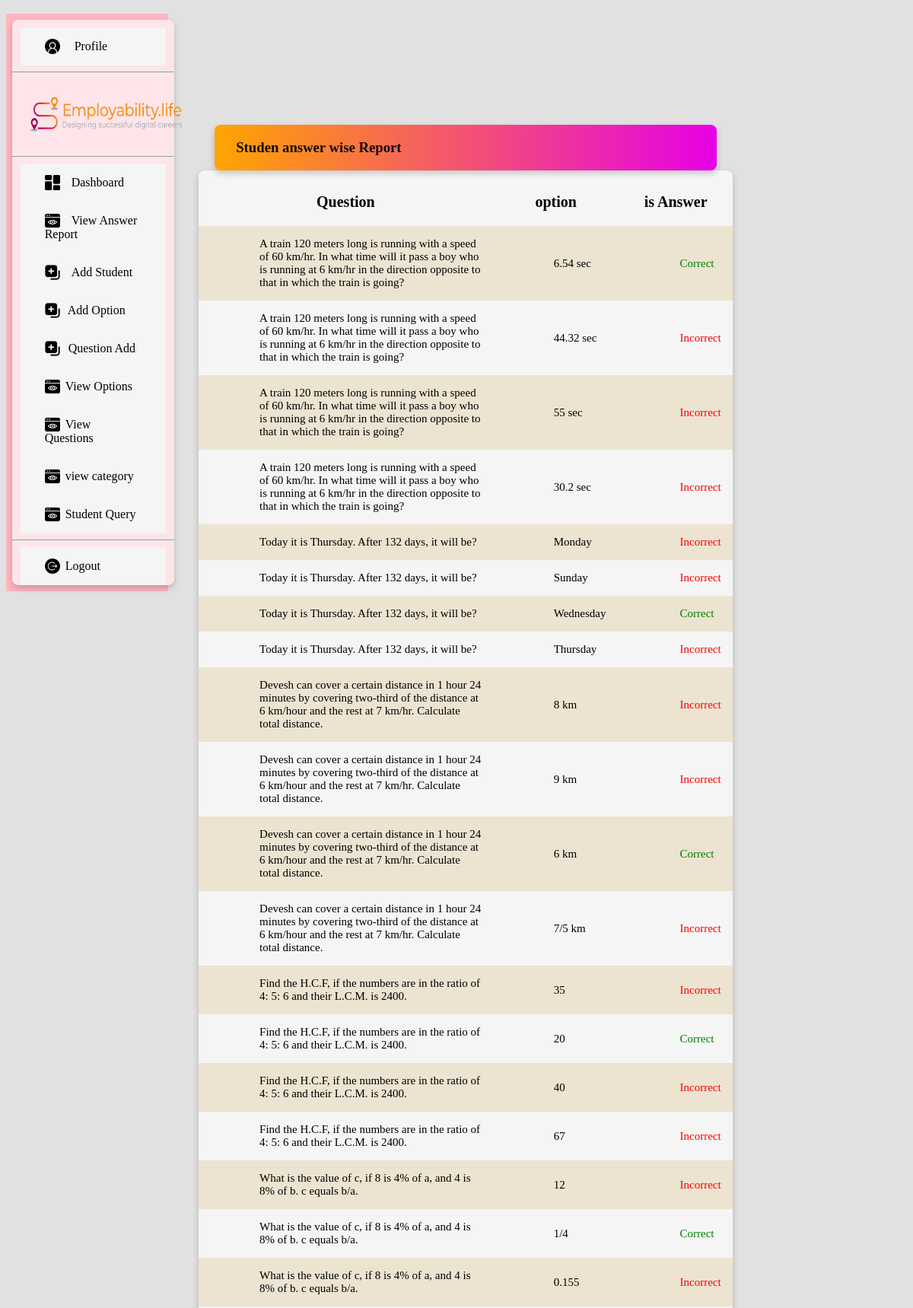
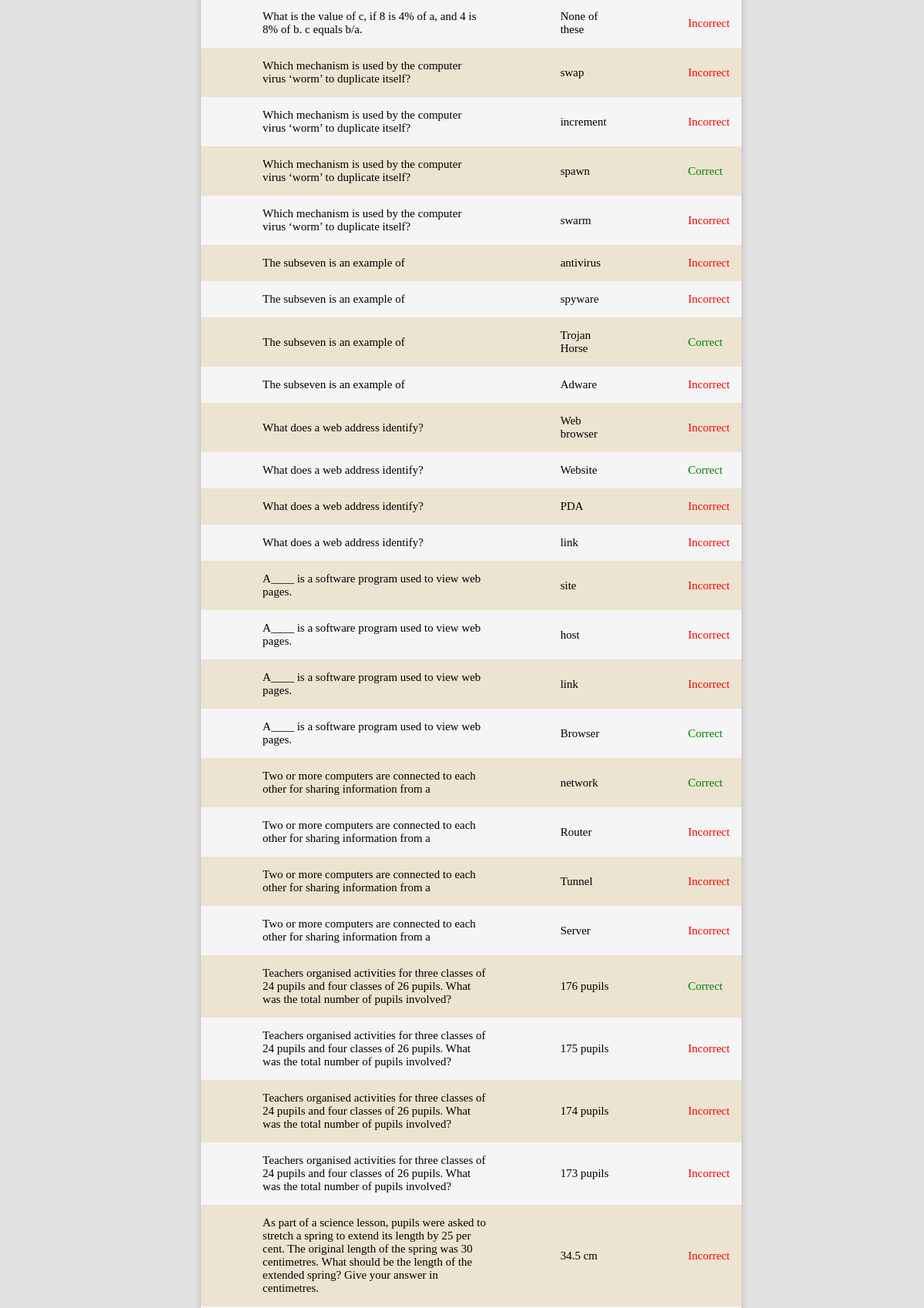
The page /viewoption/ (upper part) on the database its author committed (2 pictures, top to bottom).
### quiz/models.py (models this page shows, shortened)
class Option(models.Model):
    question=models.ForeignKey(question, on_delete=models.CASCADE, null=True, default="")
    option_title=models.CharField(max_length=1000)
    is_answer=models.BooleanField(default=False)

class question(models.Model):
    categoryName=models.ForeignKey(Testcategory, on_delete=models.CASCADE, null=True, default="")
    question=models.TextField(max_length=1000)
    def __str__(self):
        return self.question

### quiz/views.py (the view)
# urls.py: path('viewoption/',view_option,name='viewoption'),
def view_option(request):
    obj=Option.objects.all()
    return render(request,'viewoption.html',{'obj':obj})

### quiz/templates/viewoption.html (shortened to what this page needs)
{% extends 'admin_base.html' %}
{% load static %}
{% block content %}
<div class="bgimg">
<div class="stdreportdrd">
    <div class="dashboard">
        <div class="card table viewoptiontbl">
            <div class="card viewoption">
                <h3 style="font-weight: bold;">&nbsp &nbsp &nbsp Studen answer wise Report</h3>
            </div>
            <table>
                <tr>
                    <th>Question</th>
                    <th>option</th>
                    <th>is Answer</th>
                </tr>
                {% for i in obj %}
                <tr>
                    <td>{{i.question}}</td>
                    <td>{{i.option_title}}</td>
                    {% if i.is_answer %}
                    <td style="color: green;">Correct</td>
                    {% else%}
                    <td style="color: red;">Incorrect</td>
                    {% endif %}
                </tr>
                {% endfor %}
            </table>
        </div>
    </div>
        {% endblock %}

### quiz/static/css/demo.css (style rules this page uses)
* { box-sizing: border-box; }
body { background-color: #d1cece9c; }
.card { background-color: whitesmoke; box-shadow: 0 4px 8px 0 rgba(0, 0, 0, 0.2); transition: 0.3s; border-radius: 8px; }
th { padding-top: 30px; padding-bottom: 20px; font-size: 20px; ; }
td { text-align: start; padding-top: 15px; padding-right: 15px; padding-bottom: 15px; padding-left: 80px; font-size: 15px; }
.table { position: absolute; width: 97%; top: 10%; margin-top: 150px; }
.dashboard { position: relative; float: left; padding: 20px; width: 82%; height: 300px; }
table { border-collapse: collapse; width: 100%; padding-top: 20PX; }
tr:nth-child(even) { background-color: rgb(236, 227, 209); }
.viewoption { position: absolute; left: 3%; bottom: 100%; height: 60px; width: 94%; background: linear-gradient(90deg, rgba(255, 165, 0, 1) 0%, rgb(230, 0, 230) 100%); color: rgba(0, 0, 0, 0.934); }
.viewoptiontbl { position: relative; }
.stdreportdrd { position: relative; float: left; padding: 20px; width: 82%; }

### rows shown on the page
Option: question "A train 120 meters long is running with a speed of 60 km/hr. In what time will it pass a boy who is running at 6 km/hr in the direction opposite to that in which the train is going?", option_title "6.54 sec", is_answer "Correct"
Option: question "A train 120 meters long is running with a speed of 60 km/hr. In what time will it pass a boy who is running at 6 km/hr in the direction opposite to that in which the train is going?", option_title "44.32 sec", is_answer "Incorrect"
Option: question "A train 120 meters long is running with a speed of 60 km/hr. In what time will it pass a boy who is running at 6 km/hr in the direction opposite to that in which the train is going?", option_title "55 sec", is_answer "Incorrect"
Option: question "A train 120 meters long is running with a speed of 60 km/hr. In what time will it pass a boy who is running at 6 km/hr in the direction opposite to that in which the train is going?", option_title "30.2 sec", is_answer "Incorrect"
Option: question "Today it is Thursday. After 132 days, it will be?", option_title "Monday", is_answer "Incorrect"
Option: question "Today it is Thursday. After 132 days, it will be?", option_title "Sunday", is_answer "Incorrect"
Option: question "Today it is Thursday. After 132 days, it will be?", option_title "Wednesday", is_answer "Correct"
Option: question "Today it is Thursday. After 132 days, it will be?", option_title "Thursday", is_answer "Incorrect"
Option: question "Devesh can cover a certain distance in 1 hour 24 minutes by covering two-third of the distance at 6 km/hour and the rest at 7 km/hr. Calculate total distance.", option_title "8 km", is_answer "Incorrect"
Option: question "Devesh can cover a certain distance in 1 hour 24 minutes by covering two-third of the distance at 6 km/hour and the rest at 7 km/hr. Calculate total distance.", option_title "9 km", is_answer "Incorrect"
Option: question "Devesh can cover a certain distance in 1 hour 24 minutes by covering two-third of the distance at 6 km/hour and the rest at 7 km/hr. Calculate total distance.", option_title "6 km", is_answer "Correct"
Option: question "Devesh can cover a certain distance in 1 hour 24 minutes by covering two-third of the distance at 6 km/hour and the rest at 7 km/hr. Calculate total distance.", option_title "7/5 km", is_answer "Incorrect"
Option: question "Find the H.C.F, if the numbers are in the ratio of 4: 5: 6 and their L.C.M. is 2400.", option_title "35", is_answer "Incorrect"
Option: question "Find the H.C.F, if the numbers are in the ratio of 4: 5: 6 and their L.C.M. is 2400.", option_title "20", is_answer "Correct"
Option: question "Find the H.C.F, if the numbers are in the ratio of 4: 5: 6 and their L.C.M. is 2400.", option_title "40", is_answer "Incorrect"
Option: question "Find the H.C.F, if the numbers are in the ratio of 4: 5: 6 and their L.C.M. is 2400.", option_title "67", is_answer "Incorrect"
Option: question "What is the value of c, if 8 is 4% of a, and 4 is 8% of b. c equals b/a.", option_title "12", is_answer "Incorrect"
Option: question "What is the value of c, if 8 is 4% of a, and 4 is 8% of b. c equals b/a.", option_title "1/4", is_answer "Correct"
Option: question "What is the value of c, if 8 is 4% of a, and 4 is 8% of b. c equals b/a.", option_title "0.155", is_answer "Incorrect"
Option: question "What is the value of c, if 8 is 4% of a, and 4 is 8% of b. c equals b/a.", option_title "None of these", is_answer "Incorrect"
Option: question "Which mechanism is used by the computer virus ‘worm’ to duplicate itself?", option_title "swap", is_answer "Incorrect"
Option: question "Which mechanism is used by the computer virus ‘worm’ to duplicate itself?", option_title "increment", is_answer "Incorrect"
Option: question "Which mechanism is used by the computer virus ‘worm’ to duplicate itself?", option_title "spawn", is_answer "Correct"
Option: question "Which mechanism is used by the computer virus ‘worm’ to duplicate itself?", option_title "swarm", is_answer "Incorrect"
Option: question "The subseven is an example of", option_title "antivirus", is_answer "Incorrect"
Option: question "The subseven is an example of", option_title "spyware", is_answer "Incorrect"
Option: question "The subseven is an example of", option_title "Trojan Horse", is_answer "Correct"
Option: question "The subseven is an example of", option_title "Adware", is_answer "Incorrect"
Option: question "What does a web address identify?", option_title "Web browser", is_answer "Incorrect"
Option: question "What does a web address identify?", option_title "Website", is_answer "Correct"
Option: question "What does a web address identify?", option_title "PDA", is_answer "Incorrect"
Option: question "What does a web address identify?", option_title "link", is_answer "Incorrect"
Option: question "A____ is a software program used to view web pages.", option_title "site", is_answer "Incorrect"
Option: question "A____ is a software program used to view web pages.", option_title "host", is_answer "Incorrect"
Option: question "A____ is a software program used to view web pages.", option_title "link", is_answer "Incorrect"
Option: question "A____ is a software program used to view web pages.", option_title "Browser", is_answer "Correct"
Option: question "Two or more computers are connected to each other for sharing information from a", option_title "network", is_answer "Correct"
Option: question "Two or more computers are connected to each other for sharing information from a", option_title "Router", is_answer "Incorrect"
Option: question "Two or more computers are connected to each other for sharing information from a", option_title "Tunnel", is_answer "Incorrect"
Option: question "Two or more computers are connected to each other for sharing information from a", option_title "Server", is_answer "Incorrect"
Option: question "Teachers organised activities for three classes of 24 pupils and four classes of 26 pupils. What was the total number of pupils involved?", option_title "176 pupils", is_answer "Correct"
Option: question "Teachers organised activities for three classes of 24 pupils and four classes of 26 pupils. What was the total number of pupils involved?", option_title "175 pupils", is_answer "Incorrect"
Option: question "Teachers organised activities for three classes of 24 pupils and four classes of 26 pupils. What was the total number of pupils involved?", option_title "174 pupils", is_answer "Incorrect"
Option: question "Teachers organised activities for three classes of 24 pupils and four classes of 26 pupils. What was the total number of pupils involved?", option_title "173 pupils", is_answer "Incorrect"
Option: question "As part of a science lesson, pupils were asked to stretch a spring to extend its length by 25 per cent. The original length of the spring was 30 centimetres. What should be the length of the extended spring? Give your answer in centimetres.", option_title "34.5 cm", is_answer "Incorrect"
